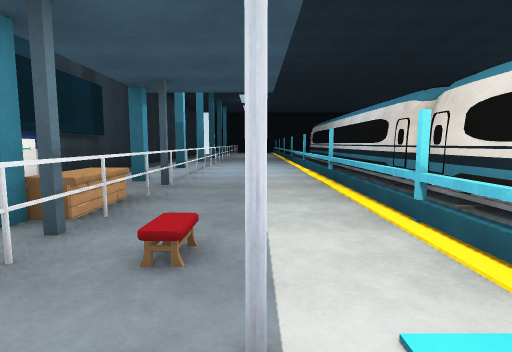
[1] (above)

24 first-person views from a walk through a 3-D level made in the Unity game engine. The camera is 1.2 m above the floor, tilts 6° down and sees 80° across. Doors are open. The floor is counted in squares, 2 m on a side. Each view is taken from the middle of a square. On the plan, view 1 faces up. The plan holds only what a view shows up to about 9 squares ahead; the rest is blank. The place goes on beyond the plan. Some animated figures are left out. Some surface patterns are stand-ins.

[2]
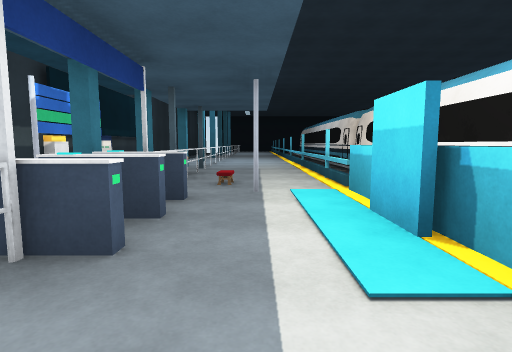

[3]
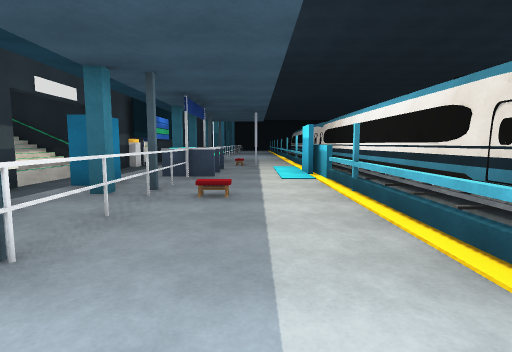

[4]
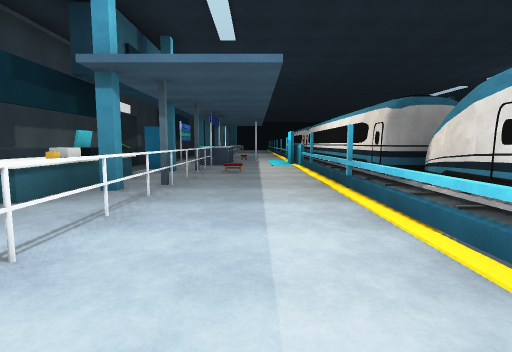

[5]
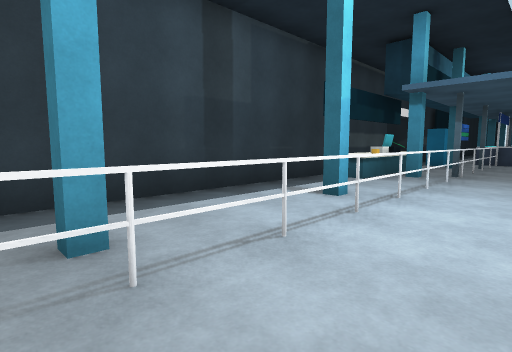

[6]
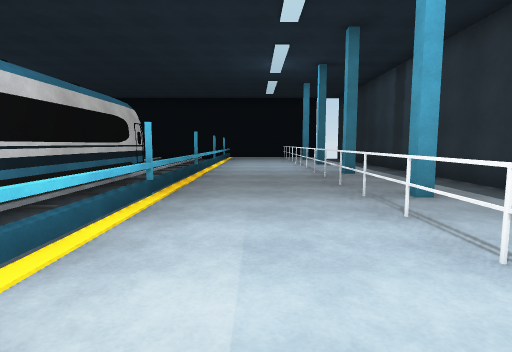

[7]
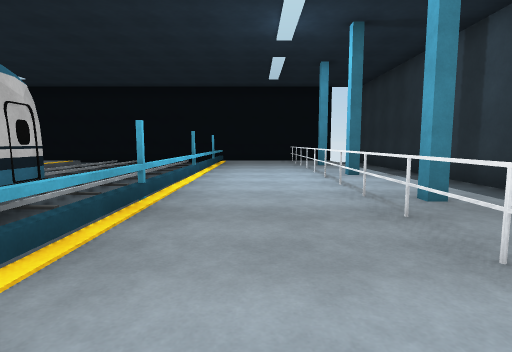

[8]
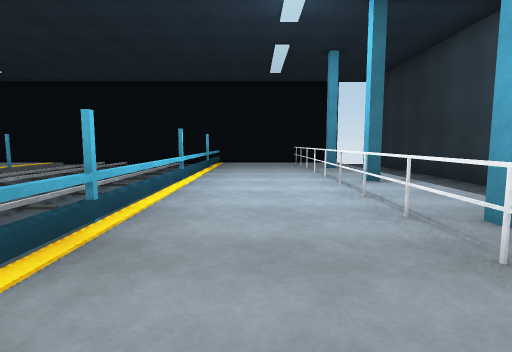

[9]
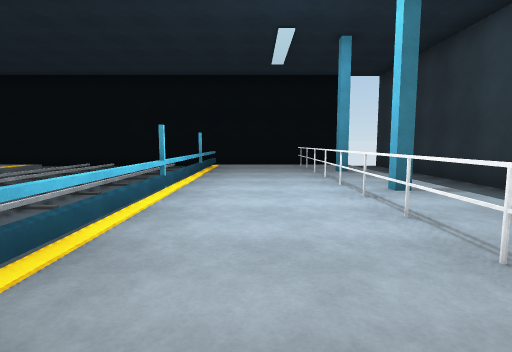

[10]
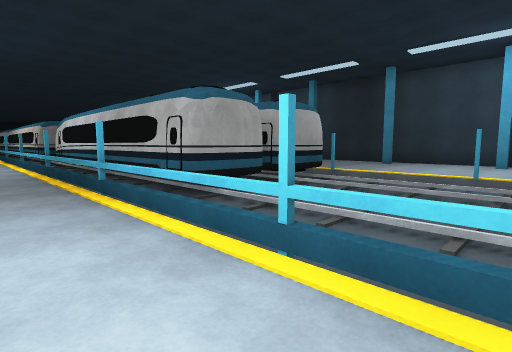

[11]
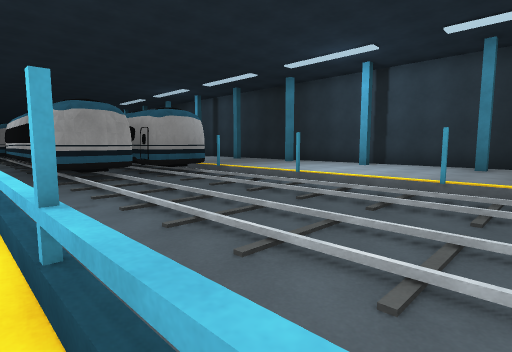

[12]
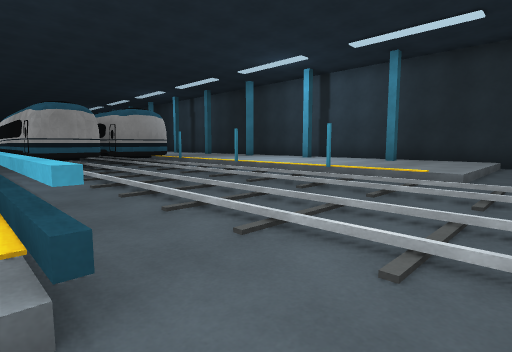

[13]
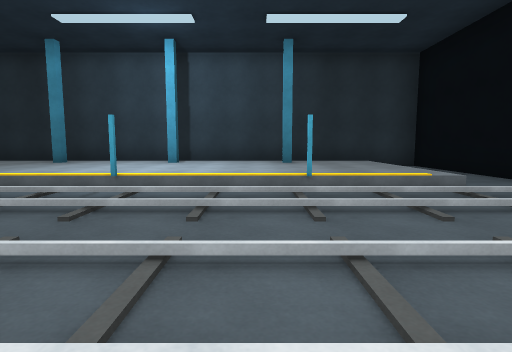

[14]
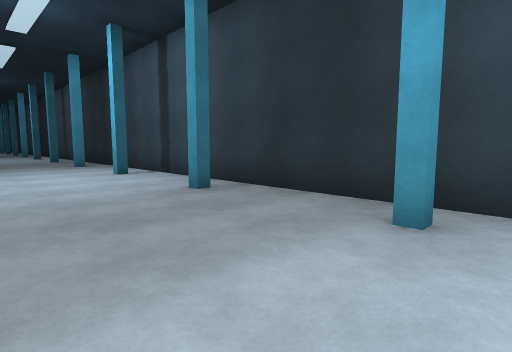

[15]
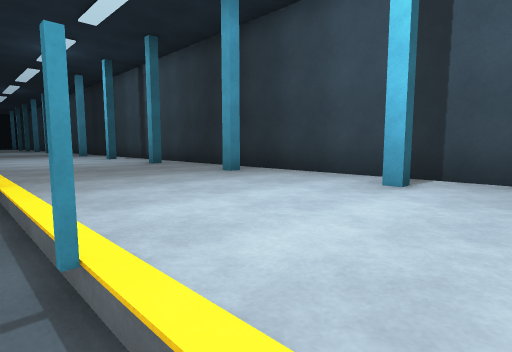

[16]
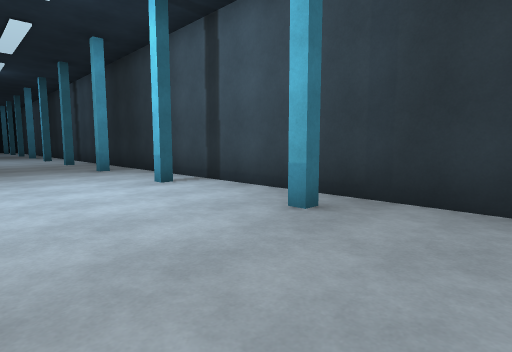

[17]
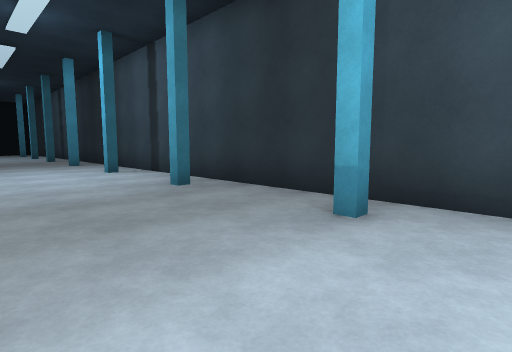

[18]
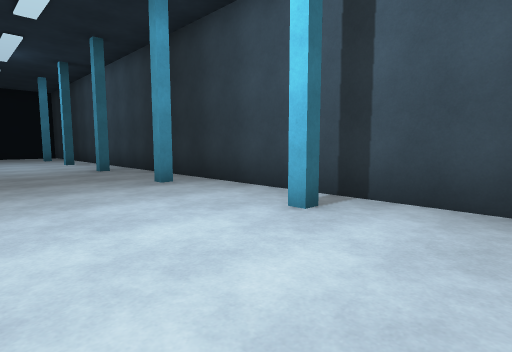

[19]
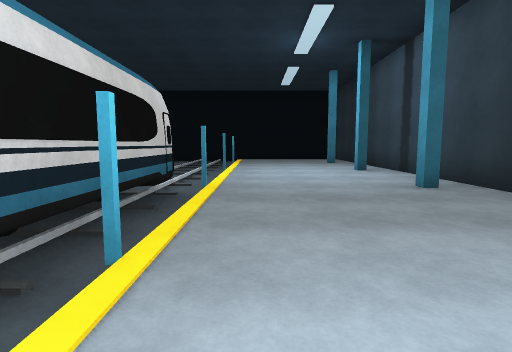

[20]
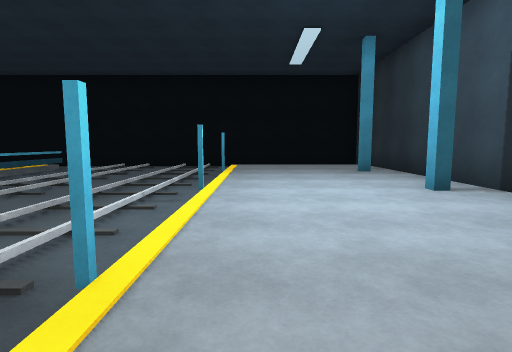

[21]
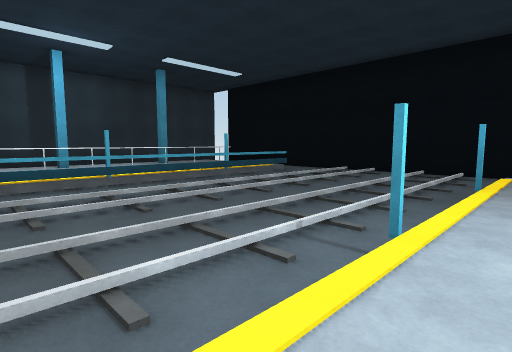

[22]
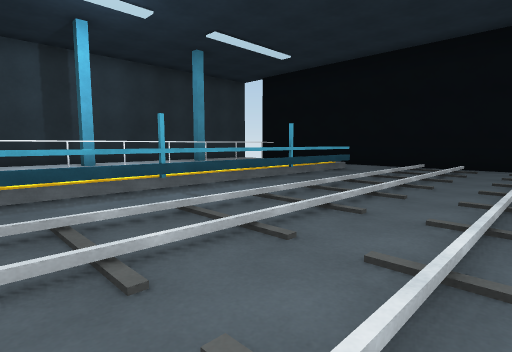

[23]
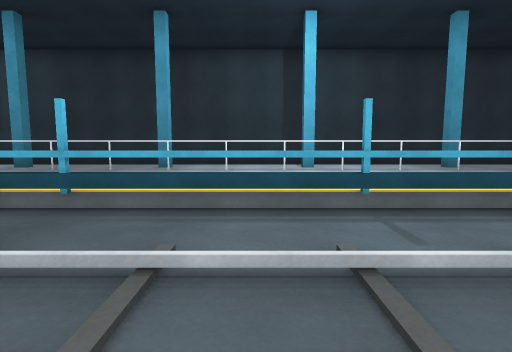

[24]
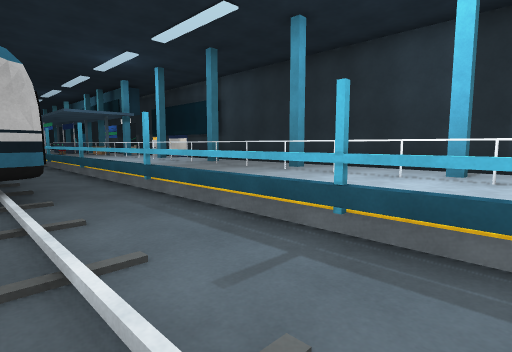

### Floor plan
Key: @ floor where view 1 was taken; # wall or solid block; . main floor; - floor 0.25 m lower than the main floor; / step, stairs or slope; = window, fence, low wall or low ledge; ^ raised ledge; O other object.
Columns run from 6 left of view 1 to 11 right of it. Each row starts with its distance up from view 1.
 23           ###
 22  #     ------
 21  #     #-----////#
 20  #  .= .-----.../#
 19  #  #. O----O..#/#
 18  #  .= .-----.../#
 17  #  .=..-----.../#
 16  # -#..O----O..#/#
 15  # -.=..-----.../#
 14  # -.=..-----.../#
 13  # -#..O-#  O..#/#
 12  # -.=..-   #.../#
 11  # -.=..-  OO.../#
 10  #  #=.O-   O..#/#
  9  #  .=..-#   .../#
  8  #  #..O #   ..#/#
  7  #  .=..     .../#
  6  #  .=..     .../#
  5  #  #..O #   ..#/#
  4     .O..-O   .../#
  3   O O...     .../#
  2   - #O.O     ..#/#
  1 ##-O#=O. #   .../#
  0 ^^--OO@= #   .../#
 -1  ^--OO.# #   ..#/#
 -2  #-OO...     .../#
 -3  # -#O.O-    ..#/#
 -4  # ^#=..-#   .../#
 -5  # O#O..-#   .../#
 -6  #-O#..O-#   ..#/#
 -7  #-^.=..-   #.../#
 -8  #--.=..-   #.../#
 -9  #--#..O-#  O..#/#
-10  #--.=..-#  -.../#
-11  #--.=..-#   .../#
-12  #--#=.O-    ..#/#
-13  #--.=..- #  .../#
-14  #--#..O-###O..#/#
-15  #--.=..-----.../#
-16  #--.=..-----.../#
-17  #--#..O----O..#/#
-18  #--.=..-----.../#
-19  #--.=..-----.../#
-20  #--#..O----O..#/#
-21  #--.=..-----.../#
-22     /=//-----////#
-23        ----------#
-24                 ##

Positions as (right, up) in squares from view 1, and headings:
1: (0, 0), facing up
2: (0, -3), facing up
3: (0, -7), facing up
4: (0, -10), facing up
5: (0, -12), facing up-left
6: (0, -8), facing down
7: (0, -11), facing down
8: (0, -12), facing down
9: (0, -13), facing down
10: (0, -18), facing up-right
11: (1, -21), facing up-right
12: (1, -23), facing up-right
13: (2, -19), facing right
14: (7, -15), facing up-right
15: (6, -10), facing up-right
16: (7, -5), facing up-right
17: (7, 1), facing up-right
18: (7, 6), facing up-right
19: (7, 9), facing up
20: (7, 12), facing up
21: (7, 14), facing up-left
22: (5, 14), facing up-left
23: (4, 15), facing left
24: (3, 17), facing down-left
